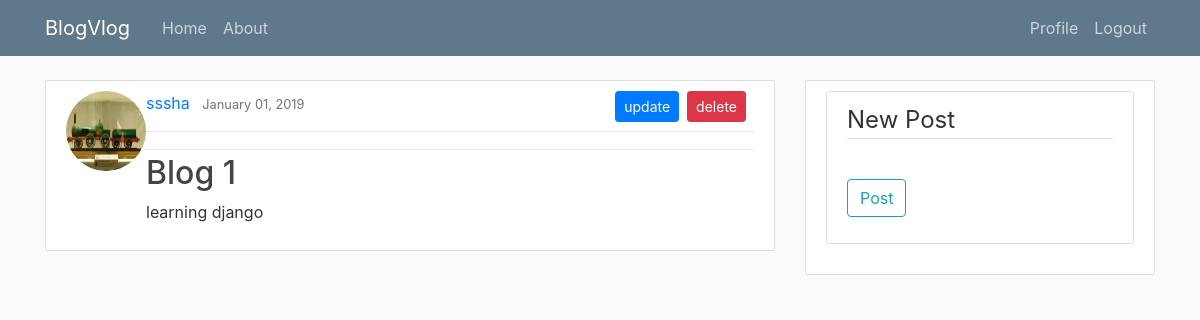
The app's page /post/1 (signed in) with its own data.
### users/models.py (models this page shows, shortened)
class Profile(models.Model):
	user = models.OneToOneField(User , on_delete = models.CASCADE)
	image = models.ImageField(default = 'default.png' , upload_to = 'profile_pic')

### blog/models.py (models this page shows, shortened)
class posts(models.Model):
	title = models.CharField(max_length = 100)
	content  = models.TextField()
	date_posted = models.DateTimeField(default = timezone.now)
	author = models.ForeignKey(User , on_delete = models.CASCADE)

### blog/views.py (the view)
# urls.py: path('post/<int:pk>' , PostDetailView.as_view() , name = 'post-detail'),
class PostDetailView(DetailView):
	model = posts
	template_name = 'blog/post_detail.html'

### blog/templates/blog/post_detail.html
{% extends 'blog/base.html' %}
{% block content %}
	<article class="media content-section">
		<img class="rounded-circle article-image" src="{{user.profile.image.url}}" style="width: 80px; height: 80px">
		<div class="media-body">
			<div class="article-metadata">
				<a class="mr-2" href="#">{{ object.author }}</a>
				<small class="text-muted">{{ object.date_posted| date:"F d, Y "}}</small>
				{% if request.user == object.author %}
						<a class="btn btn-danger btn-sm float-right mr-2 " href="{% url 'post-delete' object.pk %}">delete</a>
						<a class="btn btn-primary btn-sm float-right mr-2" href="{% url 'post-update' object.pk %}">update</a>
				{% endif %}
				<hr>
			</div>
			<h2 class="article-title">{{ object.title }}</h2>
			<p class="article-content">{{ object.content }}</p>
		</div>
	</article>
{% endblock %}

### blog/static/blog/main.css (style rules this page uses)
body { background: #fafafa; color: #333333; margin-top: 5rem; }
h1, h2, h3, h4, h5, h6 { color: #444444; }
.content-section { background: #ffffff; padding: 10px 20px; border: 1px solid #dddddd; border-radius: 3px; margin-bottom: 20px; }
.article-title { color: #444444; }
.article-content { white-space: pre-line; }
.article-metadata { padding-bottom: 1px; margin-bottom: 4px; border-bottom: 1px solid #e3e3e3 }

### records on screen
posts: author "sssha", date_posted "January 01, 2019", title "Blog 1", content "learning django"
